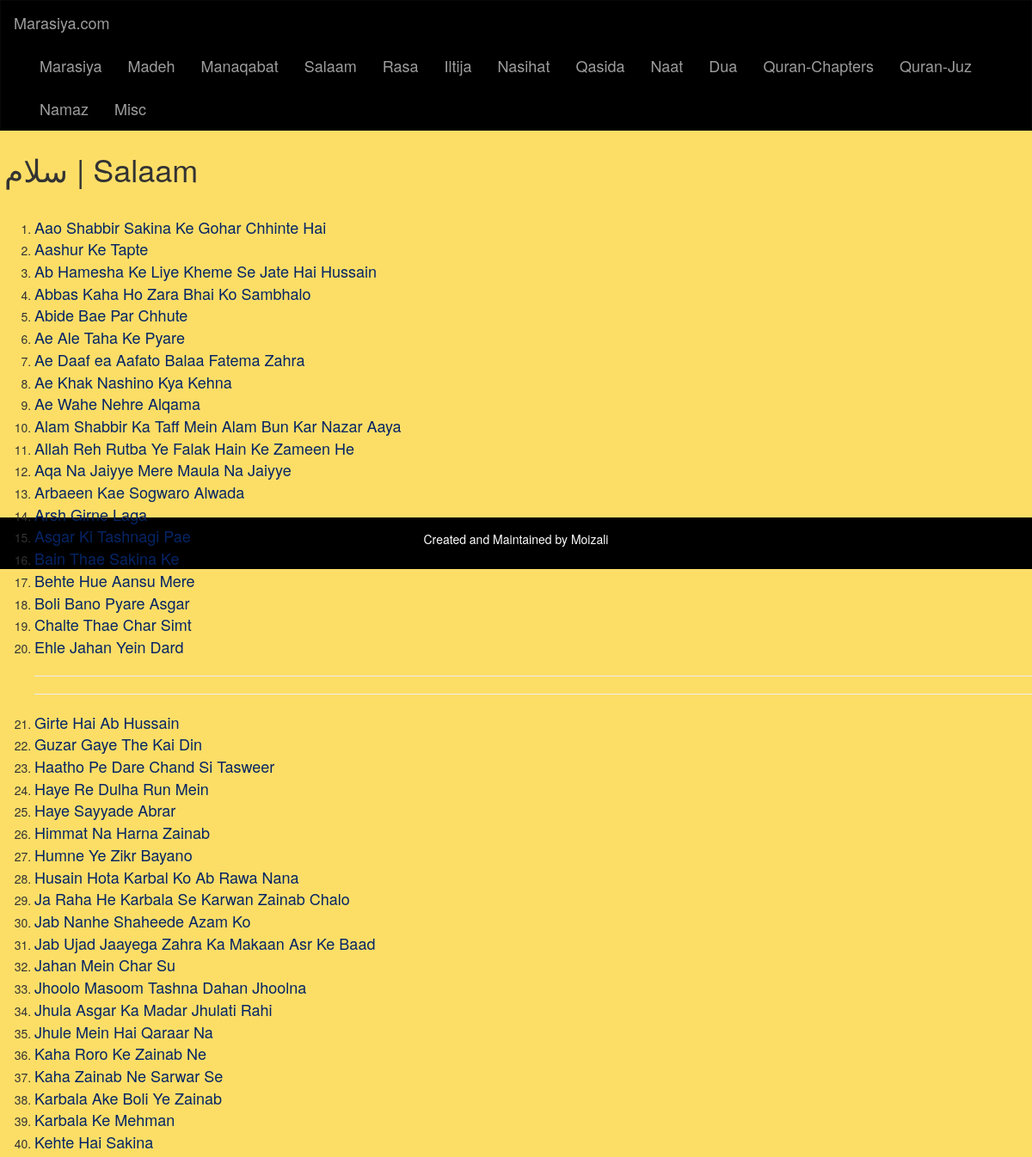
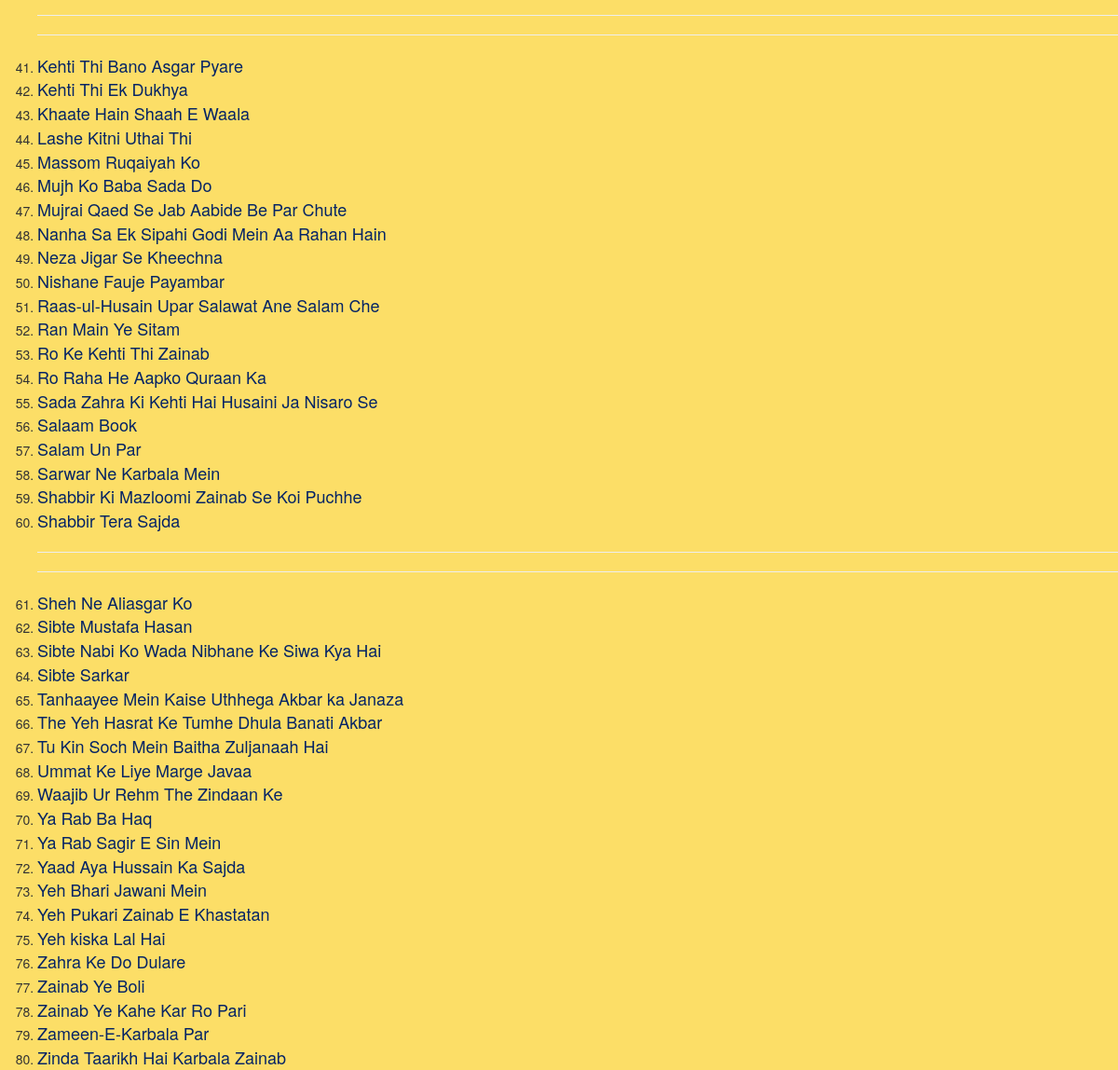
Screenshot of /salaam with the database file from the repository (2 pictures, top to bottom).
### main.py (models this page shows)
class Page_Info(db.Model):
    __tablename__ = 'page_info'
    page_number = db.Column(db.Integer, nullable=False)
    category = db.Column(db.String, nullable=False)
    page_path = db.Column(db.String, primary_key=True, nullable=False)
    page_name = db.Column(db.String, nullable=False)
    nav_name = db.Column(db.String, nullable=False)
    page_info = db.Column(db.String)

### main.py (the view)
@app.route("/<page_path>")
def page(page_path):
    path_data = Page_Info.query.order_by(Page_Info.page_number).all()
    page_info = Page_Info.query.filter_by(page_path=page_path.lower()).first()
    if not page_info:
        return render_template("error.html", path_data=path_data), 404
    category = page_info.category
    page_title = page_info.page_name
    dump_title = File_Info.query.filter_by(category=category).with_entities(File_Info.title).distinct().order_by(File_Info.title).all()
    return render_template("page.html", path_data=path_data, data=dump_title, page_title=page_title, parent=page_path.lower(), title=category)

### templates/page.html (shortened to what this page needs)
<!DOCTYPE html>
<html lang="en">
    <head>
        <link rel="stylesheet" href="https://maxcdn.bootstrapcdn.com/bootstrap/3.4.1/css/bootstrap.min.css">
        <link rel="stylesheet" href="{{ url_for('static',filename='style.css') }}">
    </head>
    <body>
        <nav class="navbar navbar-inverse">
            <div class="container-fluid">
                <div class="navbar-header">
                    <a class="navbar-brand" href="/">Marasiya.com</a>
                </div>
                <div class="collapse navbar-collapse" id="myNavbar">
                    <ul class="nav navbar-nav">
                        {% block nav %}
                            {% if path_data|length > 0 %}
                                {% for page in path_data %}
                                    <li><a href='/{{page["page_path"]}}'>{{page["nav_name"]}}</a></li>
                                {% endfor %}
                            {% endif %}
                        {% endblock nav %}
                    </ul>
                </div>
            </div>
        </nav>
        <div class="container-fluid text-center">
            <div class="row content text-left">
                <h1>{{page_title}}</h1><br>
                {% block content %}
                    {% if data|length > 0 %}
                        <ol>
                            {% for i in range(data|length) %}
                                {% if i == 0 %}
                                    <li class="pageli"><a href='/{{parent}}/{{data[i][0]}}'>{{data[i][0]}}</a></li>
                                {% elif i % 20 == 0 %}
                                    <hr>
                                    <hr>
                                    <li class="pageli"><a href='/{{parent}}/{{data[i][0]}}'>{{data[i][0]}}</a></li>
                                {% else %}
                                    <li class="pageli"><a href='/{{parent}}/{{data[i][0]}}'>{{data[i][0]}}</a></li>
                                {% endif %}
                            {% endfor %}
                        </ol>
                    {% endif %}
                {% endblock content %}
            </div>
        </div>
        <footer class="container-fluid text-center">
            <p>Created and Maintained by Moizali</p>
        </footer>
    </body>
</html>

### static/style.css (style rules this page uses)
body { background-color: #fcde67; }
.navbar { margin-bottom: 0; border-radius: 0; background-color: #000000; color: white; }
.row.content { height: 450px }
footer { background-color: #000000; color: white; padding: 15px; }
a { font-size: large; text-decoration: none; color: #052465; }
h1 { padding:5px; }

### rows the page displays
Page_Info: nav_name "Marasiya"
Page_Info: nav_name "Madeh"
Page_Info: nav_name "Manaqabat"
Page_Info: nav_name "Salaam", page_name "سلام | Salaam"
Page_Info: nav_name "Rasa"
Page_Info: nav_name "Iltija"
Page_Info: nav_name "Nasihat"
Page_Info: nav_name "Qasida"
Page_Info: nav_name "Naat"
Page_Info: nav_name "Dua"
Page_Info: nav_name "Quran-Chapters"
Page_Info: nav_name "Quran-Juz"
Page_Info: nav_name "Namaz"
Page_Info: nav_name "Misc"

### other values shown
{{ data[i][0] }} "Aao Shabbir Sakina Ke Gohar Chhinte Hai"
{{ data[i][0] }} "Aashur Ke Tapte" "Ab Hamesha Ke Liye Kheme Se Jate Hai Hussain" "Abbas Kaha Ho Zara Bhai Ko Sambhalo" "Abide Bae Par Chhute" "Ae Ale Taha Ke Pyare" "Ae Daaf ea Aafato Balaa Fatema Zahra" "Ae Khak Nashino Kya Kehna" "Ae Wahe Nehre Alqama" "Alam Shabbir Ka Taff Mein Alam Bun Kar Nazar Aaya" "Allah Reh Rutba Ye Falak Hain Ke Zameen He" "Aqa Na Jaiyye Mere Maula Na Jaiyye" "Arbaeen Kae Sogwaro Alwada" "Arsh Girne Laga" "Asgar Ki Tashnagi Pae" "Bain Thae Sakina Ke" "Behte Hue Aansu Mere" "Boli Bano Pyare Asgar" "Chalte Thae Char Simt" "Ehle Jahan Yein Dard" "Guzar Gaye The Kai Din" "Haatho Pe Dare Chand Si Tasweer" "Haye Re Dulha Run Mein" "Haye Sayyade Abrar" "Himmat Na Harna Zainab" "Humne Ye Zikr Bayano" "Husain Hota Karbal Ko Ab Rawa Nana" "Ja Raha He Karbala Se Karwan Zainab Chalo" "Jab Nanhe Shaheede Azam Ko" "Jab Ujad Jaayega Zahra Ka Makaan Asr Ke Baad" "Jahan Mein Char Su" "Jhoolo Masoom Tashna Dahan Jhoolna" "Jhula Asgar Ka Madar Jhulati Rahi" "Jhule Mein Hai Qaraar Na" "Kaha Roro Ke Zainab Ne" "Kaha Zainab Ne Sarwar Se" "Karbala Ake Boli Ye Zainab" "Karbala Ke Mehman" "Kehte Hai Sakina" "Kehti Thi Ek Dukhya" "Khaate Hain Shaah E Waala" "Lashe Kitni Uthai Thi" "Massom Ruqaiyah Ko" "Mujh Ko Baba Sada Do" "Mujrai Qaed Se Jab Aabide Be Par Chute" "Nanha Sa Ek Sipahi Godi Mein Aa Rahan Hain" "Neza Jigar Se Kheechna" "Nishane Fauje Payambar" "Raas-ul-Husain Upar Salawat Ane Salam Che" "Ran Main Ye Sitam" "Ro Ke Kehti Thi Zainab" "Ro Raha He Aapko Quraan Ka" "Sada Zahra Ki Kehti Hai Husaini Ja Nisaro Se" "Salaam Book" "Salam Un Par" "Sarwar Ne Karbala Mein" "Shabbir Ki Mazloomi Zainab Se Koi Puchhe" "Shabbir Tera Sajda" "Sibte Mustafa Hasan" "Sibte Nabi Ko Wada Nibhane Ke Siwa Kya Hai" "Sibte Sarkar" "Tanhaayee Mein Kaise Uthhega Akbar ka Janaza" "The Yeh Hasrat Ke Tumhe Dhula Banati Akbar" "Tu Kin Soch Mein Baitha Zuljanaah Hai" "Ummat Ke Liye Marge Javaa" "Waajib Ur Rehm The Zindaan Ke" "Ya Rab Ba Haq" "Ya Rab Sagir E Sin Mein" "Yaad Aya Hussain Ka Sajda" "Yeh Bhari Jawani Mein" "Yeh Pukari Zainab E Khastatan" "Yeh kiska Lal Hai" "Zahra Ke Do Dulare" "Zainab Ye Boli" "Zainab Ye Kahe Kar Ro Pari" "Zameen-E-Karbala Par" "Zinda Taarikh Hai Karbala Zainab"
{{ data[i][0] }} "Girte Hai Ab Hussain" "Kehti Thi Bano Asgar Pyare" "Sheh Ne Aliasgar Ko"
